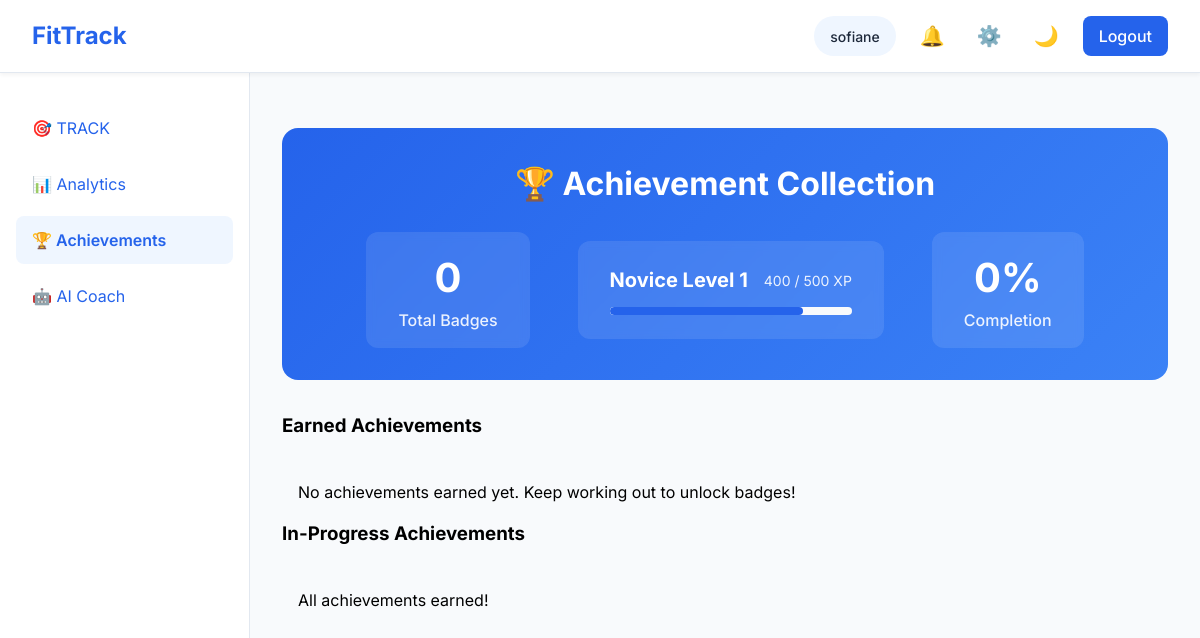
The app's page /home/achievements (signed in) with its own data.
### home/models.py (models this page shows, shortened)
class CustomUser(AbstractUser):
    birth_date = models.DateField(null=True, blank=True)
    GENDER_CHOICES = (
        ('M', 'Male'),
        ('F', 'Female'),
        ('O', 'Other'),
    )
    gender = models.CharField(max_length=1, choices=GENDER_CHOICES, blank=True)
    weight = models.FloatField(null=True, blank=True, help_text="Weight in kilograms")
    height = models.FloatField(null=True, blank=True, help_text="Height in centimeters")
    xp = models.IntegerField(default=0)  # Total XP earned
    level = models.IntegerField(default=1)  # Current level
    FITNESS_LEVEL_CHOICES = (
        ('B', 'Beginner'),
        ('I', 'Intermediate'),
        ('A', 'Advanced'),
    )
    fitness_level = models.CharField(
        max_length=1,
        choices=FITNESS_LEVEL_CHOICES,
        default='B',
        blank=True,
    )

### home/views.py (the view, shortened to what this page needs)
# urls.py: path("achievements", views.achievements, name="achievements"),
@login_required
def achievements(request):
    user = request.user
    achievements = Achievement.objects.filter(user=user)
    earned_achievements = achievements.exclude(earned_at__isnull=True)
    in_progress_achievements = achievements.filter(earned_at__isnull=True)
    earned_achievements_count = earned_achievements.count()
    total_achievements = achievements.count()
    completion_percent = int((earned_achievements_count / total_achievements * 100) if total_achievements > 0 else 0)
    next_level_xp = user.level * 500
    xp_progress_percent = int((user.xp / next_level_xp) * 100) if next_level_xp > 0 else 0
    user_run_count = WorkoutSession.objects.filter(user=user, activity_type='R').count()
    user_gym_count = WorkoutSession.objects.filter(user=user, activity_type='G').count()
    total_distance = WorkoutSession.objects.filter(user=user, activity_type='R').aggregate(total=Sum('distance'))['total'] or 0
    total_volume = SessionSet.objects.filter(
        exercise__session__user=user,
        exercise__session__activity_type='G',
        completed=True,
        weight__gt=0,
        reps__gt=0
    ).aggregate(total=Sum(F('weight') * F('reps')))['total'] or 0
    total_workouts = WorkoutSession.objects.filter(user=user).count()
    sessions = WorkoutSession.objects.filter(user=user).order_by('-completed_at')
    streak = 0
    previous_date = None
    for session in sessions:
        current_date = session.completed_at.date()
        if previous_date is None:
            streak = 1
            previous_date = current_date
        elif (previous_date - current_date).days == 1:
            streak += 1
            previous_date = current_date
        else:
            break
    in_progress_achievements_with_progress = []
    level_title = 'Novice' if 1 <= user.level <= 10 else 'Amateur' if 11 <= user.level <= 20 else 'Professional'
    context = {
        'earned_achievements': earned_achievements,
        'in_progress_achievements': in_progress_achievements_with_progress,
        'earned_achievements_count': earned_achievements_count,
        'user': user,
        'next_level_xp': next_level_xp,
        'xp_progress_percent': xp_progress_percent,
        'completion_percent': completion_percent,
        'user_run_count': user_run_count,
        'user_gym_count': user_gym_count,
        'total_distance': total_distance,
        'total_volume': total_volume,
        'total_workouts': total_workouts,
        'streak': streak,
        'level_title': level_title,
        'active_page': 'achievements',
    }
    return render(request, 'home/achievements.html', context)

### home/templates/home/achievements.html
{% extends "home/layout.html" %}
{% load static %}
{% block content %}
<main class="main-content">
    <div class="achievements-header">
        <h2>🏆 Achievement Collection</h2>
        <div class="achievement-stats">
            <div class="stat">
                <span class="stat-value">{{ earned_achievements_count }}</span>
                <span class="stat-label">Total Badges</span>
            </div>
            <div class="level-progress">
                <div class="level-info">
                    <span class="level-number">{{ level_title }} Level {{ user.level }}</span>
                    <span class="xp-info">{{ user.xp }} / {{ next_level_xp }} XP</span>
                </div>
                <div class="progress-bar">
                    <div class="progress-fill" style="width: {{ xp_progress_percent }}%"></div>
                </div>
            </div>
            <div class="stat">
                <span class="stat-value">{{ completion_percent }}%</span>
                <span class="stat-label">Completion</span>
            </div>
        </div>
    </div>
    <h3>Earned Achievements</h3>
    <div class="achievements-grid">
        {% for achievement in earned_achievements %}
        <div class="achievement-card unlocked">
            <div class="achievement-icon">{{ achievement.icon }}</div>
            <div class="achievement-info">
                <h4>{{ achievement.name }}</h4>
                <p>{{ achievement.description }}</p>
                <div class="achievement-date">Earned on {{ achievement.earned_at|date:"M d, Y" }}</div>
                <div class="xp-reward">+{{ achievement.xp_reward }} XP</div>
            </div>
        </div>
        {% empty %}
        <p>No achievements earned yet. Keep working out to unlock badges!</p>
        {% endfor %}
    </div>
    <h3>In-Progress Achievements</h3>
    <div class="achievements-grid">
        {% for item in in_progress_achievements %}
        <div class="achievement-card">
            <div class="achievement-icon">{{ item.achievement.icon }}</div>
            <div class="achievement-details">
                <h3>{{ item.achievement.name }}</h3>
                <p>{{ item.achievement.description }}</p>
                <div class="progress-bubble">
                    <div class="progress-bar">
                        <div class="progress-fill" style="width: {{ item.progress_percent }}%;"></div>
                        <span class="progress-text">
                    {% if item.achievement.criteria_type == 'run_count' %}
                        {{ user_run_count }}/{{ item.achievement.criteria_value }} runs
                    {% elif item.achievement.criteria_type == 'gym_count' %}
                        {{ user_gym_count }}/{{ item.achievement.criteria_value }} workouts
                    {% elif item.achievement.criteria_type == 'total_distance' %}
                        {{ total_distance|floatformat:1 }}/{{ item.achievement.criteria_value }} km
                    {% elif item.achievement.criteria_type == 'total_volume' %}
                        {{ total_volume|floatformat:0 }}/{{ item.achievement.criteria_value }} kg
                    {% elif item.achievement.criteria_type == 'streak' %}
                        {{ streak }}/{{ item.achievement.criteria_value }} days
                    {% elif item.achievement.criteria_type == 'total_workouts' %}
                        {{ total_workouts }}/{{ item.achievement.criteria_value }} workouts
                    {% endif %}
                </span>
                    </div>
                </div>
            </div>
        </div>
        {% empty %}
        <p>All achievements earned!</p>
        {% endfor %}
    </div>
</main>
{% endblock %}

### home/templates/home/layout.html (shortened to what this page needs)
{% load static %}
<!DOCTYPE html>
<html lang="en">
<head>
  <link rel="stylesheet" href="{% static 'home/style.css' %}">
</head>
<body>
<div class="app-container">
  <header>
    <div class="logo">FitTrack</div>
    <div class="header-actions">
      <div class="user-profile">
        <span class="user-greeting">{{ request.user.username }}</span>
      </div>
      <button class="icon-button">🔔</button>
      <button class="icon-button">⚙️</button>
      <button class="theme-toggle-btn" aria-label="Toggle dark mode">🌙</button>
      <a href="{% url 'logout' %}" class="login-button-header">Logout</a>
    </div>
  </header>
  <div class="content">
    <nav class="sidebar">
      <ul>
        <a href="{% url 'track' %}"><li {% if active_page == 'track' %}class="active"{% endif %}><span>🎯 TRACK</span></li></a>
        <a href="{% url 'analytics' %}"><li {% if active_page == 'analytics' %}class="active"{% endif %}><span>📊 Analytics</span></li></a>
        <a href="{% url 'achievements' %}"><li {% if active_page == 'achievements' %}class="active"{% endif %}><span>🏆 Achievements</span></li></a>
        <a href="{%url 'aicoach' %}"><li {% if active_page == 'aicoach' %}class="active"{% endif %}><span>🤖 AI Coach</span></li></a>
      </ul>
    </nav>
    {% block content %}
    {% endblock %}
  </div>
</div>
</body>
</html>

### home/static/home/style.css (style rules this page uses)
:root { --primary-color: #2563eb; --background-color: #f8fafc; --sidebar-color: #ffffff; --text-primary: #1e293b; --text-secondary: #64748b; --border-color: #e2e8f0; --hover-color: #eff6ff; }
a { color: var(--primary-color); text-decoration: none; }
* { margin: 0; padding: 0; box-sizing: border-box; }
body { font-family: 'Inter', sans-serif; background-color: var(--background-color); color: var(--text-primary); line-height: 1.5; }
.app-container { min-height: 100vh; display: flex; flex-direction: column; }
header { background-color: var(--sidebar-color); padding: 1rem 2rem; display: flex; justify-content: space-between; align-items: center; border-bottom: 1px solid var(--border-color); position: fixed; top: 0; left: 0; right: 0; z-index: 100; box-shadow: 0 2px 4px rgba(0, 0, 0, 0.05); }
.logo { font-size: 1.5rem; font-weight: 700; color: var(--primary-color); }
.header-actions { display: flex; gap: 1rem; }
.user-profile { display: flex; align-items: center; padding: 0.25rem; padding-left: 1rem; border-radius: 2rem; background-color: var(--hover-color); }
.user-greeting { color: var(--text-primary); font-weight: 500; padding-right: 0.75rem; font-size: 0.875rem; }
.icon-button { background: none; border: none; font-size: 1.25rem; cursor: pointer; padding: 0.5rem; border-radius: 50%; transition: background-color 0.2s; }
.login-button-header { background-color: var(--primary-color); color: white; padding: 0.5rem 1rem; border-radius: 0.5rem; font-weight: 500; text-decoration: none; transition: transform 0.2s; }
.content { display: flex; margin-top: 72px; flex: 1; }
.sidebar { width: 250px; position: fixed; top: 72px; bottom: 0; background-color: var(--sidebar-color); padding: 2rem 1rem; border-right: 1px solid var(--border-color); overflow-y: auto; }
.sidebar ul { list-style: none; }
.sidebar li { padding: 0.75rem 1rem; margin-bottom: 0.5rem; border-radius: 0.5rem; cursor: pointer; transition: background-color 0.2s; }
.sidebar li.active { background-color: var(--hover-color); color: var(--primary-color); font-weight: 600; }
.main-content { margin-left: 250px; flex: 1; padding: 2rem; }
.achievements-header { text-align: center; margin-bottom: 2rem; padding: 2rem; background: linear-gradient(135deg, var(--primary-color), #3b82f6); border-radius: 1rem; color: white; }
.achievements-header h2 { font-size: 2rem; margin-bottom: 1.5rem; }
.achievement-stats { display: flex; justify-content: center; align-items: center; gap: 3rem; }
.level-progress { background: rgba(255, 255, 255, 0.1); padding: 1.5rem 2rem; border-radius: 0.75rem; backdrop-filter: blur(4px); min-width: 300px; }
.level-info { display: flex; justify-content: space-between; margin-bottom: 0.75rem; }
.level-number { font-weight: 700; color: white; font-size: 1.25rem; }
.xp-info { color: rgba(255, 255, 255, 0.9); font-size: 0.875rem; }
.progress-bar { background: rgba(255, 255, 255, 0.2); height: 8px; border-radius: 4px; overflow: hidden; }
.progress-fill { background: white; height: 100%; border-radius: 4px; transition: width 0.3s ease; }
.stat { text-align: center; background: rgba(255, 255, 255, 0.1); padding: 1rem 2rem; border-radius: 0.75rem; backdrop-filter: blur(4px); }
.stat-value { display: block; font-size: 2.5rem; font-weight: 700; color: white; }
.stat-label { color: rgba(255, 255, 255, 0.9); font-size: 1rem; font-weight: 500; }
.achievements-grid { display: grid; grid-template-columns: repeat(auto-fill, minmax(280px, 1fr)); gap: 1.5rem; padding: 1rem; }
.level-info { display: flex; align-items: center; gap: 1rem; }
.progress-bar { width: 100%; height: 0.5rem; background: var(--background-color); border-radius: 1rem; overflow: hidden; }
.progress-fill { height: 100%; background: var(--primary-color); transition: width 0.3s ease; }
.achievements-grid { display: grid; grid-template-columns: repeat(auto-fit, minmax(250px, 1fr)); gap: 1.5rem; margin-top: 1.5rem; }
* { transition: background-color 0.3s ease, color 0.3s ease, border-color 0.3s ease; }
.theme-toggle-btn { background: none; border: none; font-size: 1.25rem; cursor: pointer; padding: 0.5rem; border-radius: 50%; color: var(--text-primary); transition: background-color 0.2s, transform 0.2s; }

### records on screen
CustomUser: user.username "sofiane", level "1", xp "400"

### other values on screen
{{ earned_achievements_count }} "0"
{{ level_title }} "Novice"
{{ next_level_xp }} "500"
{{ completion_percent }} "0"
